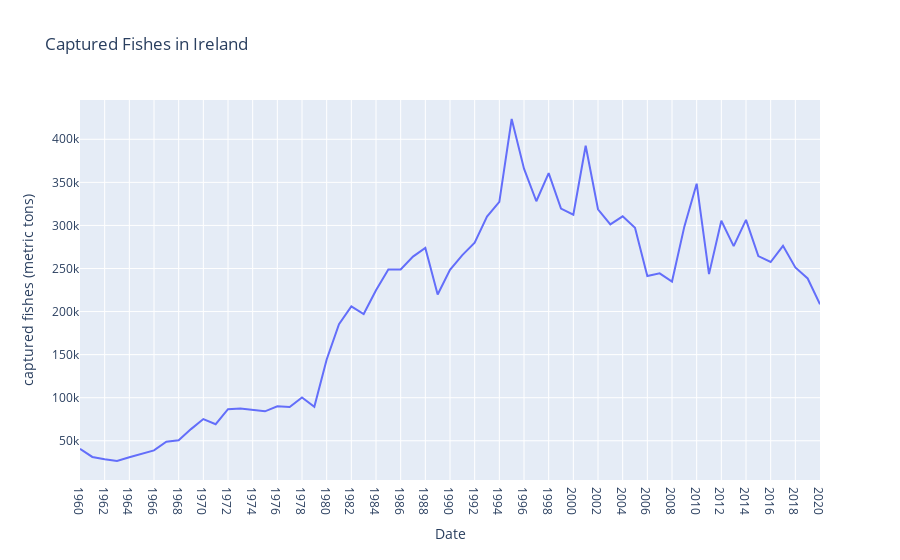

Source (notebook cell):
### Code cell
# Filter the dataframe to include only rows for Ireland
df_ireland = df_eu[df_eu['Country Name'] == 'Ireland']
# Create the line chart
fig = px.line(df_ireland, x='Date', y='captured fishes (metric tons)', title='Captured Fishes in Ireland')
fig.show()

### Figure 1 — Plotly figure (JSON) as saved in the notebook; plotly's stock layout.template omitted (floating-point values rounded to 4 significant figures)
{"data": [{"hovertemplate": "Date=%{x}<br>captured fishes (metric tons)=%{y}<extra></extra>", "legendgroup": "", "line": {"color": "#636efa", "dash": "solid"}, "marker": {"symbol": "circle"}, "mode": "lines", "name": "", "orientation": "v", "showlegend": false, "type": "scatter", "x": ["1960", "1961", "1962", "1963", "1964", "1965", "1966", "1967", "1968", "1969", "1970", "1971", "1972", "1973", "1974", "1975", "1976", "1977", "1978", "1979", "1980", "1981", "1982", "1983", "1984", "1985", "1986", "1987", "1988", "1989", "1990", "1991", "1992", "1993", "1994", "1995", "1996", "1997", "1998", "1999", "2000", "2001", "2002", "2003", "2004", "2005", "2006", "2007", "2008", "2009", "2010", "2011", "2012", "2013", "2014", "2015", "2016", "2017", "2018", "2019", "2020"], "xaxis": "x", "y": [40700, 31200, 28500, 26500, 30900, 34600, 38800, 48900, 50500, 63500, 75200, 69200, 86600, 87391, 85782, 84165, 90019, 89222, 100237, 89552, 144391, 185429, 205954, 197088, 224827, 248827, 248878, 263767, 273824, 219849, 248374, 265510, 279887, 310322, 327371, 423560, 365942, 328050, 360646, 319543, 312397, 392530, 318742, 301226, 310578, 297181, 241288, 244370, 234819, 298584, 348441, 243500.0, 305400.0, 275900.0, 306400.0, 264400.0, 257500.0, 276300.0, 251200.0, 238400.0, 208500.0], "yaxis": "y"}], "layout": {"legend": {"tracegroupgap": 0}, "title": {"text": "Captured Fishes in Ireland"}, "xaxis": {"anchor": "y", "domain": [0, 1], "title": {"text": "Date"}}, "yaxis": {"anchor": "x", "domain": [0, 1], "title": {"text": "captured fishes (metric tons)"}}}}
